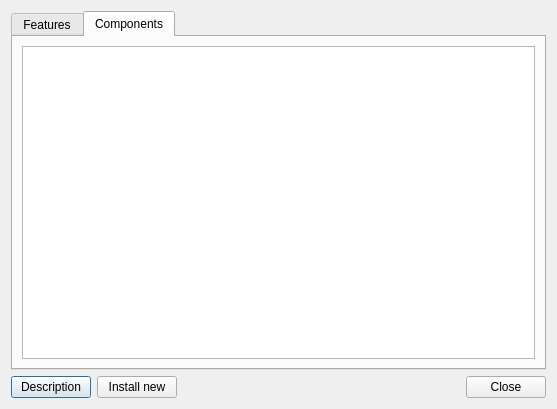
<?xml version="1.0" encoding="UTF-8"?>
<ui version="4.0">
 <class>ComponentsDialog</class>
 <widget class="QDialog" name="ComponentsDialog">
  <property name="geometry">
   <rect>
    <x>0</x>
    <y>0</y>
    <width>557</width>
    <height>409</height>
   </rect>
  </property>
  <property name="windowTitle">
   <string>Component information</string>
  </property>
  <layout class="QVBoxLayout" name="verticalLayout">
   <item>
    <widget class="QTabWidget" name="tabWidget">
     <property name="currentIndex">
      <number>1</number>
     </property>
     <widget class="QWidget" name="tab">
      <attribute name="title">
       <string>Features</string>
      </attribute>
     </widget>
     <widget class="QWidget" name="componentsTab">
      <attribute name="title">
       <string>Components</string>
      </attribute>
      <layout class="QVBoxLayout" name="verticalLayout_2">
       <item>
        <widget class="QTableView" name="tableView">
         <property name="alternatingRowColors">
          <bool>true</bool>
         </property>
         <property name="selectionMode">
          <enum>QAbstractItemView::SingleSelection</enum>
         </property>
         <property name="selectionBehavior">
          <enum>QAbstractItemView::SelectRows</enum>
         </property>
         <property name="showGrid">
          <bool>false</bool>
         </property>
         <property name="sortingEnabled">
          <bool>true</bool>
         </property>
         <attribute name="horizontalHeaderHighlightSections">
          <bool>false</bool>
         </attribute>
         <attribute name="horizontalHeaderShowSortIndicator" stdset="0">
          <bool>false</bool>
         </attribute>
         <attribute name="horizontalHeaderStretchLastSection">
          <bool>true</bool>
         </attribute>
         <attribute name="verticalHeaderVisible">
          <bool>false</bool>
         </attribute>
         <attribute name="verticalHeaderDefaultSectionSize">
          <number>20</number>
         </attribute>
        </widget>
       </item>
      </layout>
     </widget>
    </widget>
   </item>
   <item>
    <layout class="QHBoxLayout" name="horizontalLayout">
     <item>
      <widget class="QPushButton" name="descriptionButton">
       <property name="text">
        <string>Description</string>
       </property>
      </widget>
     </item>
     <item>
      <widget class="QPushButton" name="installButton">
       <property name="text">
        <string>Install new</string>
       </property>
      </widget>
     </item>
     <item>
      <spacer name="horizontalSpacer">
       <property name="orientation">
        <enum>Qt::Horizontal</enum>
       </property>
       <property name="sizeHint" stdset="0">
        <size>
         <width>40</width>
         <height>20</height>
        </size>
       </property>
      </spacer>
     </item>
     <item>
      <widget class="QPushButton" name="closeButton">
       <property name="text">
        <string>Close</string>
       </property>
      </widget>
     </item>
    </layout>
   </item>
  </layout>
 </widget>
 <resources/>
 <connections/>
</ui>
